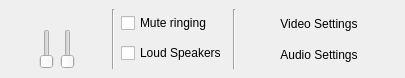
<ui version="4.0" >
 <class>WengoPhoneWindowConfigPanel</class>
 <widget class="QWidget" name="WengoPhoneWindowConfigPanel" >
  <property name="geometry" >
   <rect>
    <x>0</x>
    <y>0</y>
    <width>405</width>
    <height>78</height>
   </rect>
  </property>
  <layout class="QHBoxLayout" >
   <property name="margin" >
    <number>9</number>
   </property>
   <property name="spacing" >
    <number>6</number>
   </property>
   <item>
    <layout class="QGridLayout" >
     <property name="margin" >
      <number>0</number>
     </property>
     <property name="spacing" >
      <number>6</number>
     </property>
     <item row="1" column="1" >
      <widget class="QSlider" name="outputSoundSlider" >
       <property name="minimumSize" >
        <size>
         <width>0</width>
         <height>35</height>
        </size>
       </property>
       <property name="maximumSize" >
        <size>
         <width>16777215</width>
         <height>40</height>
        </size>
       </property>
       <property name="orientation" >
        <enum>Qt::Vertical</enum>
       </property>
      </widget>
     </item>
     <item row="1" column="2" >
      <widget class="QSlider" name="inputSoundSlider" >
       <property name="minimumSize" >
        <size>
         <width>0</width>
         <height>35</height>
        </size>
       </property>
       <property name="maximumSize" >
        <size>
         <width>16777215</width>
         <height>40</height>
        </size>
       </property>
       <property name="orientation" >
        <enum>Qt::Vertical</enum>
       </property>
      </widget>
     </item>
     <item row="0" column="1" >
      <widget class="QLabel" name="outputSoundLabel" >
       <property name="maximumSize" >
        <size>
         <width>16</width>
         <height>16</height>
        </size>
       </property>
       <property name="pixmap" >
        <pixmap resource="../../../resources/wengophone.qrc" >:/pics/audio/speaker.png</pixmap>
       </property>
       <property name="scaledContents" >
        <bool>true</bool>
       </property>
      </widget>
     </item>
     <item row="0" column="2" >
      <widget class="QLabel" name="inputSoundLabel" >
       <property name="maximumSize" >
        <size>
         <width>16</width>
         <height>16</height>
        </size>
       </property>
       <property name="pixmap" >
        <pixmap resource="../../../resources/wengophone.qrc" >:/pics/audio/microphone.png</pixmap>
       </property>
       <property name="scaledContents" >
        <bool>true</bool>
       </property>
      </widget>
     </item>
     <item rowspan="2" row="0" column="3" >
      <spacer>
       <property name="orientation" >
        <enum>Qt::Horizontal</enum>
       </property>
       <property name="sizeHint" >
        <size>
         <width>40</width>
         <height>31</height>
        </size>
       </property>
      </spacer>
     </item>
     <item rowspan="2" row="0" column="0" >
      <spacer>
       <property name="orientation" >
        <enum>Qt::Horizontal</enum>
       </property>
       <property name="sizeHint" >
        <size>
         <width>40</width>
         <height>31</height>
        </size>
       </property>
      </spacer>
     </item>
    </layout>
   </item>
   <item>
    <widget class="QFrame" name="frame" >
     <property name="minimumSize" >
      <size>
       <width>3</width>
       <height>16</height>
      </size>
     </property>
     <property name="maximumSize" >
      <size>
       <width>3</width>
       <height>16777215</height>
      </size>
     </property>
     <property name="frameShape" >
      <enum>QFrame::VLine</enum>
     </property>
     <property name="frameShadow" >
      <enum>QFrame::Sunken</enum>
     </property>
    </widget>
   </item>
   <item>
    <layout class="QVBoxLayout" >
     <property name="margin" >
      <number>0</number>
     </property>
     <property name="spacing" >
      <number>6</number>
     </property>
     <item>
      <widget class="QCheckBox" name="muteRingingCheckBox" >
       <property name="toolTip" >
        <string>Do not ring on incoming calls</string>
       </property>
       <property name="text" >
        <string>Mute ringing</string>
       </property>
      </widget>
     </item>
     <item>
      <widget class="QCheckBox" name="halfDuplexCheckBox" >
       <property name="toolTip" >
        <string>Enable half-duplex mode</string>
       </property>
       <property name="text" >
        <string>Loud Speakers</string>
       </property>
      </widget>
     </item>
    </layout>
   </item>
   <item>
    <widget class="QFrame" name="frame_2" >
     <property name="minimumSize" >
      <size>
       <width>3</width>
       <height>16</height>
      </size>
     </property>
     <property name="maximumSize" >
      <size>
       <width>3</width>
       <height>16777215</height>
      </size>
     </property>
     <property name="frameShape" >
      <enum>QFrame::VLine</enum>
     </property>
     <property name="frameShadow" >
      <enum>QFrame::Sunken</enum>
     </property>
    </widget>
   </item>
   <item>
    <layout class="QGridLayout" >
     <property name="margin" >
      <number>0</number>
     </property>
     <property name="spacing" >
      <number>6</number>
     </property>
     <item rowspan="2" row="0" column="0" >
      <spacer>
       <property name="orientation" >
        <enum>Qt::Horizontal</enum>
       </property>
       <property name="sizeHint" >
        <size>
         <width>40</width>
         <height>31</height>
        </size>
       </property>
      </spacer>
     </item>
     <item row="1" column="1" >
      <widget class="QToolButton" name="audioSettingsButton" >
       <property name="text" >
        <string>Audio Settings</string>
       </property>
       <property name="icon" >
        <iconset resource="../../../resources/wengophone.qrc" >:/pics/config/audio.png</iconset>
       </property>
       <property name="toolButtonStyle" >
        <enum>Qt::ToolButtonTextBesideIcon</enum>
       </property>
       <property name="autoRaise" >
        <bool>true</bool>
       </property>
      </widget>
     </item>
     <item row="0" column="1" >
      <widget class="QToolButton" name="videoSettingsButton" >
       <property name="text" >
        <string>Video Settings</string>
       </property>
       <property name="icon" >
        <iconset resource="../../../resources/wengophone.qrc" >:/pics/config/video.png</iconset>
       </property>
       <property name="toolButtonStyle" >
        <enum>Qt::ToolButtonTextBesideIcon</enum>
       </property>
       <property name="autoRaise" >
        <bool>true</bool>
       </property>
      </widget>
     </item>
     <item rowspan="2" row="0" column="2" >
      <spacer>
       <property name="orientation" >
        <enum>Qt::Horizontal</enum>
       </property>
       <property name="sizeHint" >
        <size>
         <width>40</width>
         <height>31</height>
        </size>
       </property>
      </spacer>
     </item>
    </layout>
   </item>
  </layout>
 </widget>
 <tabstops>
  <tabstop>outputSoundSlider</tabstop>
  <tabstop>inputSoundSlider</tabstop>
  <tabstop>halfDuplexCheckBox</tabstop>
  <tabstop>videoSettingsButton</tabstop>
  <tabstop>audioSettingsButton</tabstop>
 </tabstops>
 <resources>
  <include location="../../../resources/wengophone.qrc" />
 </resources>
 <connections/>
</ui>
